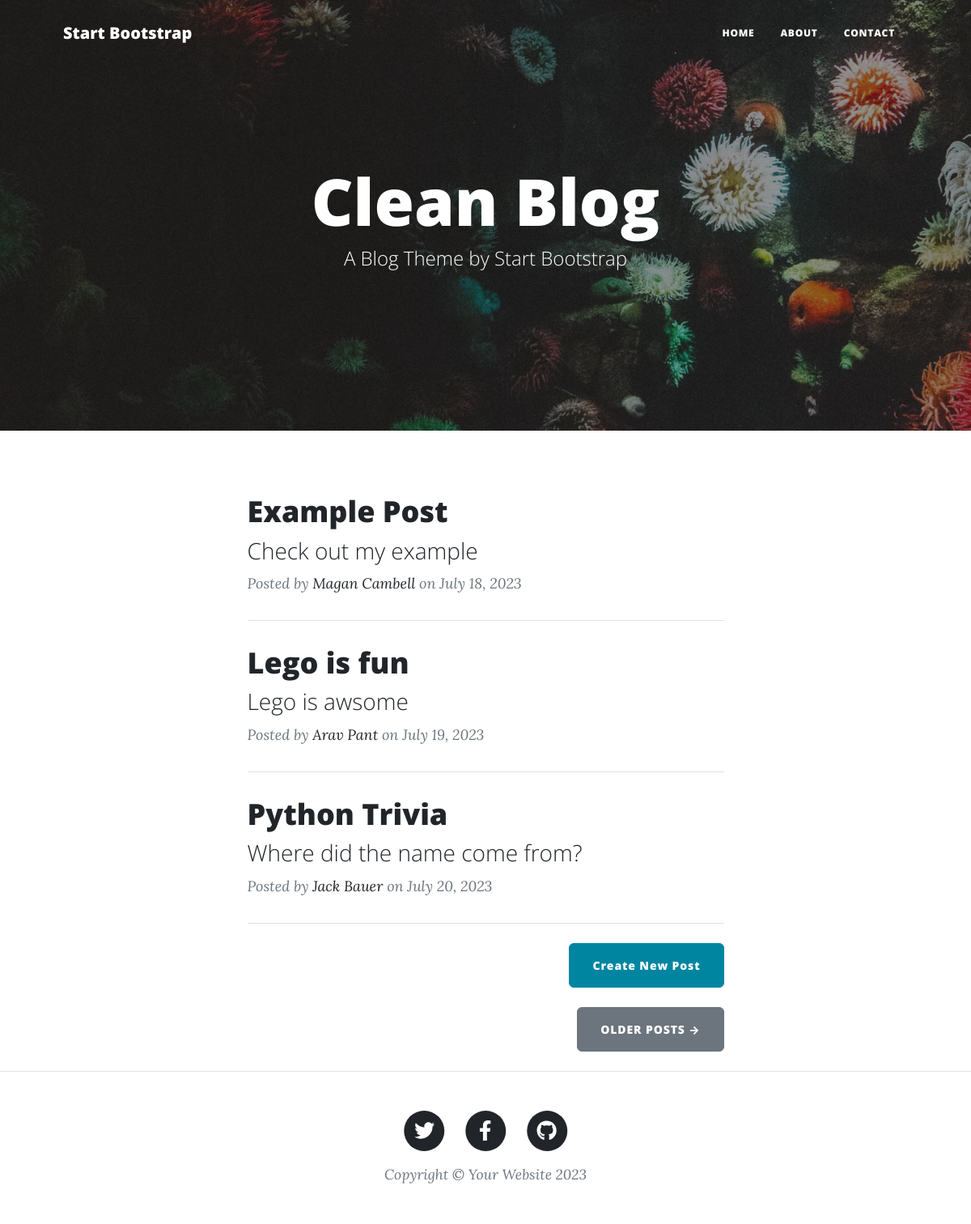
Before: / with the older database file.
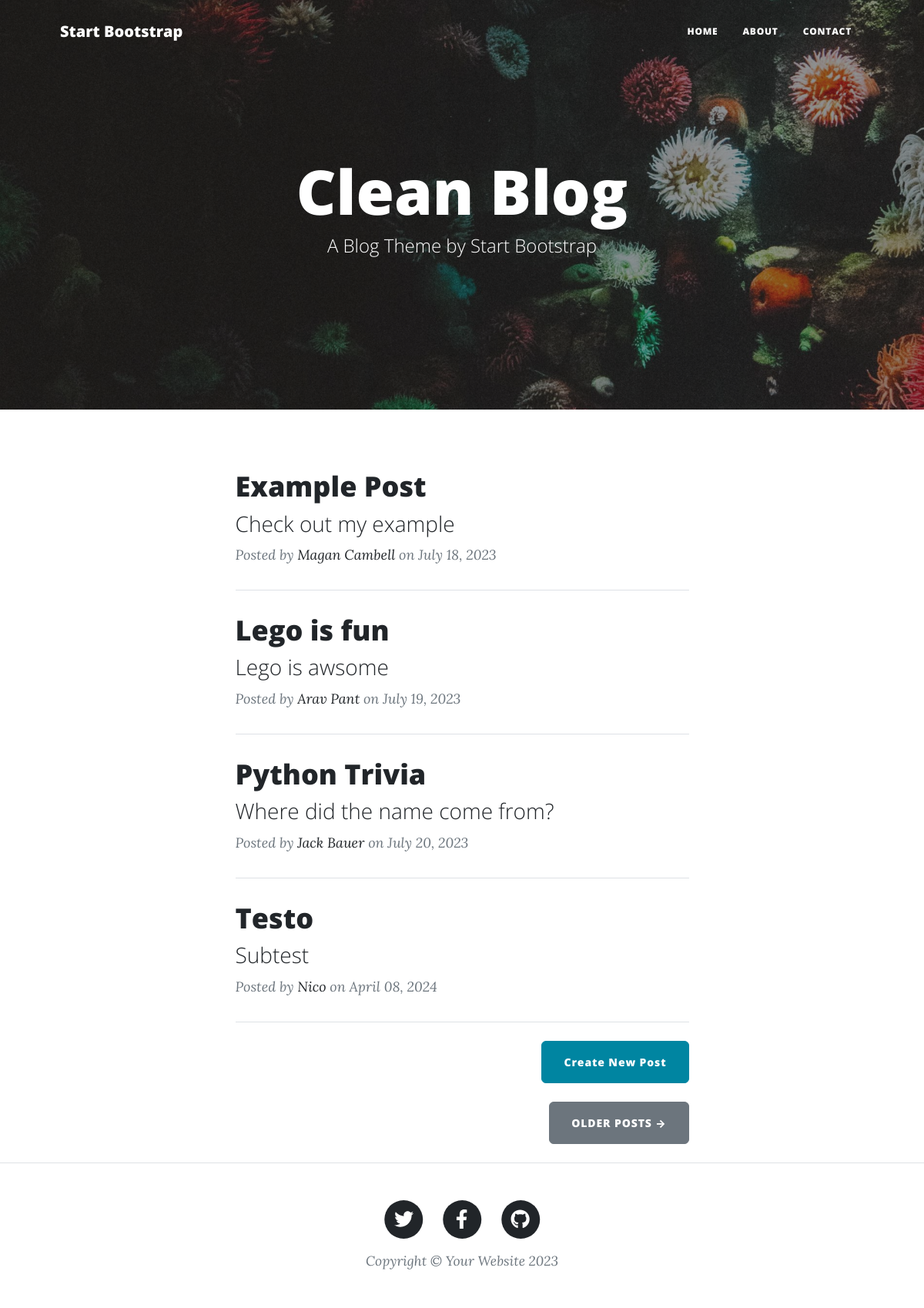
After: the same page with the newer database file.
### main.py (models this page shows)
class BlogPost(db.Model):
    id: Mapped[int] = mapped_column(Integer, primary_key=True)
    title: Mapped[str] = mapped_column(String(250), unique=True, nullable=False)
    subtitle: Mapped[str] = mapped_column(String(250), nullable=False)
    date: Mapped[str] = mapped_column(String(250), nullable=False)
    body: Mapped[str] = mapped_column(Text, nullable=False)
    author: Mapped[str] = mapped_column(String(250), nullable=False)
    img_url: Mapped[str] = mapped_column(String(250), nullable=False)

### main.py (the view)
@app.route('/')
def get_all_posts():
    posts = db.session.query(BlogPost).all()
    return render_template("index.html", all_posts=posts)

### templates/index.html
{% include "header.html" %}
<header
  class="masthead"
  style="background-image: url('../static/assets/img/home-bg.jpg')"
>
  <div class="container position-relative px-4 px-lg-5">
    <div class="row gx-4 gx-lg-5 justify-content-center">
      <div class="col-md-10 col-lg-8 col-xl-7">
        <div class="site-heading">
          <h1>Clean Blog</h1>
          <span class="subheading">A Blog Theme by Start Bootstrap</span>
        </div>
      </div>
    </div>
  </div>
</header>
<div class="container px-4 px-lg-5">
  <div class="row gx-4 gx-lg-5 justify-content-center">
    <div class="col-md-10 col-lg-8 col-xl-7">
      {% for post in all_posts %}
      <div class="post-preview">
        <a href="{{ url_for('show_post', post_id=post.id) }}">
          <h2 class="post-title">{{ post.title }}</h2>
          <h3 class="post-subtitle">{{ post.subtitle }}</h3>
        </a>
        <p class="post-meta">
          Posted by
          <a href="#">{{post.author}}</a>
          on {{post.date}}
        </p>
      </div>
      <hr class="my-4" />
      {% endfor %}
      <div class="d-flex justify-content-end mb-4">
        <a
          class="btn btn-primary float-right"
          href="{{url_for('add_new_post')}}"
          >Create New Post</a
        >
      </div>
      <div class="d-flex justify-content-end mb-4">
        <a class="btn btn-secondary text-uppercase" href="#!">Older Posts →</a>
      </div>
    </div>
  </div>
</div>
{% include "footer.html" %}

### templates/header.html (shortened to what this page needs)
<!DOCTYPE html>
<html lang="en">
  <head>
    {% block styles %}
    {{ bootstrap.load_css() }}
    <link
      href="{{ url_for('static', filename='css/styles.css') }}"
      rel="stylesheet"
    />
    {% endblock %}
  </head>
  <body>
    <nav class="navbar navbar-expand-lg navbar-light" id="mainNav">
      <div class="container px-4 px-lg-5">
        <a class="navbar-brand" href="/">Start Bootstrap</a>
        <div class="collapse navbar-collapse" id="navbarResponsive">
          <ul class="navbar-nav ms-auto py-4 py-lg-0">
            <li class="nav-item">
              <a
                class="nav-link px-lg-3 py-3 py-lg-4"
                href="{{ url_for('get_all_posts') }}"
                >Home</a
              >
            </li>
            <li class="nav-item">
              <a
                class="nav-link px-lg-3 py-3 py-lg-4"
                href="{{ url_for('about') }}"
                >About</a
              >
            </li>
            <li class="nav-item">
              <a
                class="nav-link px-lg-3 py-3 py-lg-4"
                href="{{ url_for('contact') }}"
                >Contact</a
              >
            </li>
          </ul>
        </div>
      </div>
    </nav>

### templates/footer.html (shortened to what this page needs)
        <footer class="border-top">
          <div class="container px-4 px-lg-5">
              <div class="row gx-4 gx-lg-5 justify-content-center">
                  <div class="col-md-10 col-lg-8 col-xl-7">
                      <ul class="list-inline text-center">
                          <li class="list-inline-item">
                              <a href="#!">
                                  <span class="fa-stack fa-lg">
                                      <i class="fas fa-circle fa-stack-2x"></i>
                                      <i class="fab fa-twitter fa-stack-1x fa-inverse"></i>
                                  </span>
                              </a>
                          </li>
                          <li class="list-inline-item">
                              <a href="#!">
                                  <span class="fa-stack fa-lg">
                                      <i class="fas fa-circle fa-stack-2x"></i>
                                      <i class="fab fa-facebook-f fa-stack-1x fa-inverse"></i>
                                  </span>
                              </a>
                          </li>
                          <li class="list-inline-item">
                              <a href="#!">
                                  <span class="fa-stack fa-lg">
                                      <i class="fas fa-circle fa-stack-2x"></i>
                                      <i class="fab fa-github fa-stack-1x fa-inverse"></i>
                                  </span>
                              </a>
                          </li>
                      </ul>
                      <div class="small text-center text-muted fst-italic">Copyright &copy; Your Website 2023</div>
                  </div>
              </div>
          </div>
      </footer>
  </body>
</html>

Changed rows visible on the page:
added BlogPost: title "Testo", subtitle "Subtest", author "Nico", date "April 08, 2024"
